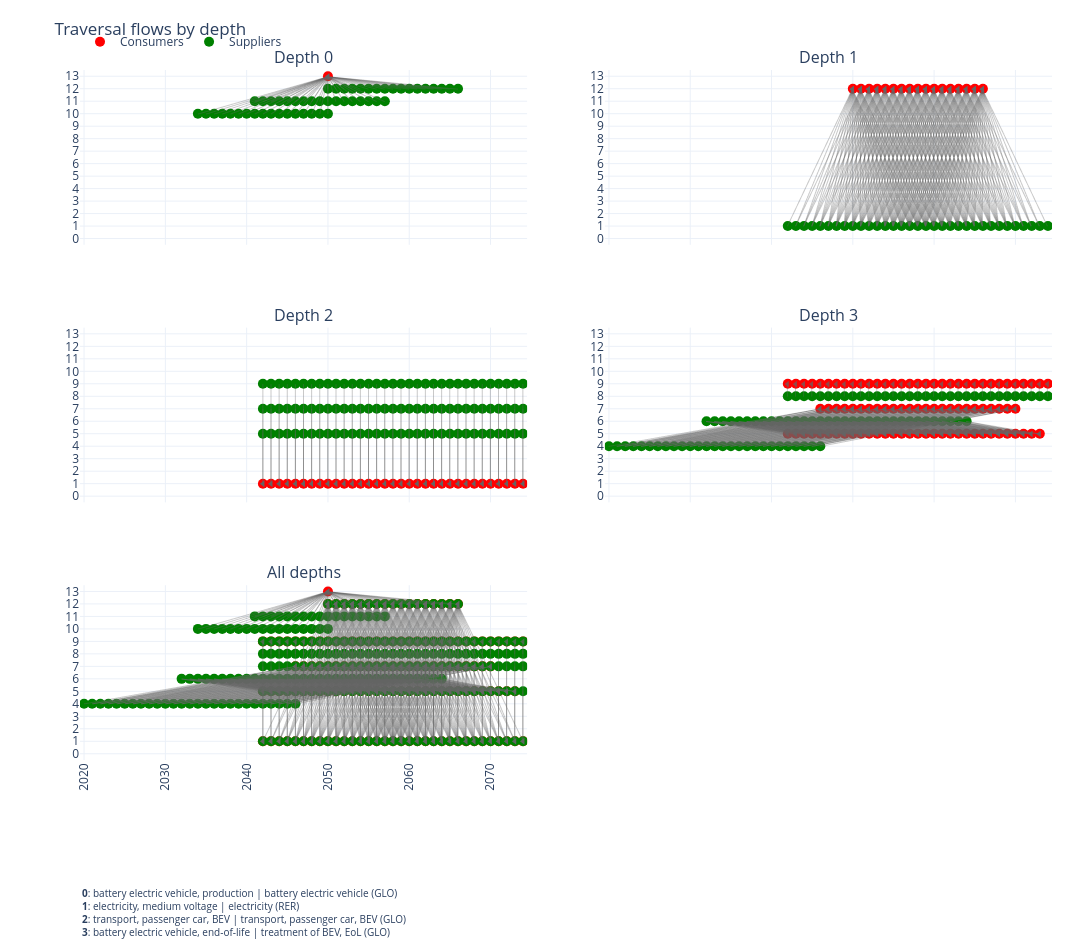

Notebook code cell kept with this figure:
### Code cell
fig

### Figure 1 — Plotly figure (JSON) as saved in the notebook; plotly's stock layout.template omitted (floating-point values rounded to 4 significant figures; data arrays with more than 128 entries replaced by an {"elided": "..."} marker saying what was removed)
{"data": [{"hovertemplate": "Year: %{x}<br>Consumer idx: %{y}<br>Consumer: %{text}<extra></extra>", "marker": {"color": "red", "size": 10}, "mode": "markers", "name": "Consumers", "showlegend": true, "text": ["transport, passenger car, ICEV | transport, passenger car, ICE (GLO)"], "type": "scatter", "x": [2050], "xaxis": "x", "y": [13], "yaxis": "y"}, {"hovertemplate": "Year: %{x}<br>Supplier idx: %{y}<br>Supplier: %{text}<extra></extra>", "marker": {"color": "green", "size": 10}, "mode": "markers", "name": "Suppliers", "showlegend": true, "text": ["gasoline vehicle, production | gasoline vehicle (GLO)", "gasoline vehicle, production | gasoline vehicle (GLO)", "gasoline vehicle, production | gasoline vehicle (GLO)", "gasoline vehicle, production | gasoline vehicle (GLO)", "gasoline vehicle, production | gasoline vehicle (GLO)", "gasoline vehicle, production | gasoline vehicle (GLO)", "gasoline vehicle, production | gasoline vehicle (GLO)", "gasoline vehicle, production | gasoline vehicle (GLO)", "gasoline production | gasoline (GLO)", "gasoline vehicle, production | gasoline vehicle (GLO)", "gasoline production | gasoline (GLO)", "gasoline vehicle, production | gasoline vehicle (GLO)", "gasoline production | gasoline (GLO)", "gasoline vehicle, production | gasoline vehicle (GLO)", "gasoline production | gasoline (GLO)", "gasoline vehicle, production | gasoline vehicle (GLO)", "gasoline production | gasoline (GLO)", "gasoline vehicle, production | gasoline vehicle (GLO)", "gasoline production | gasoline (GLO)", "gasoline vehicle, production | gasoline vehicle (GLO)", "gasoline production | gasoline (GLO)", "gasoline vehicle, production | gasoline vehicle (GLO)", "gasoline production | gasoline (GLO)", "gasoline vehicle, production | gasoline vehicle (GLO)", "gasoline production | gasoline (GLO)", "gasoline vehicle, production | gasoline vehicle (GLO)", "gasoline production | gasoline (GLO)", "gasoline vehicle, end-of-life | treatment of ICEV, EoL (GLO)", "gasoline production | gasoline (GLO)", "gasoline vehicle, end-of-life | treatment of ICEV, EoL (GLO)", "gasoline production | gasoline (GLO)", "gasoline vehicle, end-of-life | treatment of ICEV, EoL (GLO)", "gasoline production | gasoline (GLO)", "gasoline vehicle, end-of-life | treatment of ICEV, EoL (GLO)", "gasoline production | gasoline (GLO)", "gasoline vehicle, end-of-life | treatment of ICEV, EoL (GLO)", "gasoline production | gasoline (GLO)", "gasoline vehicle, end-of-life | treatment of ICEV, EoL (GLO)", "gasoline production | gasoline (GLO)", "gasoline vehicle, end-of-life | treatment of ICEV, EoL (GLO)", "gasoline production | gasoline (GLO)", "gasoline vehicle, end-of-life | treatment of ICEV, EoL (GLO)", "gasoline vehicle, end-of-life | treatment of ICEV, EoL (GLO)", "gasoline vehicle, end-of-life | treatment of ICEV, EoL (GLO)", "gasoline vehicle, end-of-life | treatment of ICEV, EoL (GLO)", "gasoline vehicle, end-of-life | treatment of ICEV, EoL (GLO)", "gasoline vehicle, end-of-life | treatment of ICEV, EoL (GLO)", "gasoline vehicle, end-of-life | treatment of ICEV, EoL (GLO)", "gasoline vehicle, end-of-life | treatment of ICEV, EoL (GLO)", "gasoline vehicle, end-of-life | treatment of ICEV, EoL (GLO)", "gasoline vehicle, end-of-life | treatment of ICEV, EoL (GLO)"], "type": "scatter", "x": [2034, 2035, 2036, 2037, 2038, 2039, 2040, 2041, 2041, 2042, 2042, 2043, 2043, 2044, 2044, 2045, 2045, 2046, 2046, 2047, 2047, 2048, 2048, 2049, 2049, 2050, 2050, 2050, 2051, 2051, 2052, 2052, 2053, 2053, 2054, 2054, 2055, 2055, 2056, 2056, 2057, 2057, 2058, 2059, 2060, 2061, 2062, 2063, 2064, 2065, 2066], "xaxis": "x", "y": [10, 10, 10, 10, 10, 10, 10, 10, 11, 10, 11, 10, 11, 10, 11, 10, 11, 10, 11, 10, 11, 10, 11, 10, 11, 10, 11, 12, 11, 12, 11, 12, 11, 12, 11, 12, 11, 12, 11, 12, 11, 12, 12, 12, 12, 12, 12, 12, 12, 12, 12], "yaxis": "y"}, {"hoverinfo": "skip", "line": {"color": "rgba(100,100,100,0.35)", "width": 1}, "mode": "lines", "showlegend": false, "type": "scattergl", "x": {"elided": "153 int values"}, "xaxis": "x", "y": {"elided": "153 int values"}, "yaxis": "y"}, {"hoverinfo": "skip", "marker": {"color": "rgba(100,100,100,0.7)", "size": 6, "symbol": "triangle-left"}, "mode": "markers", "showlegend": false, "type": "scattergl", "x": [2050, 2050, 2050, 2050, 2050, 2050, 2050, 2050, 2050, 2050, 2050, 2050, 2050, 2050, 2050, 2050, 2050, 2050, 2050, 2050, 2050, 2050, 2050, 2050, 2050, 2050, 2050, 2050, 2050, 2050, 2050, 2050, 2050, 2050, 2050, 2050, 2050, 2050, 2050, 2050, 2050, 2050, 2050, 2050, 2050, 2050, 2050, 2050, 2050, 2050, 2050], "xaxis": "x", "y": [13, 13, 13, 13, 13, 13, 13, 13, 13, 13, 13, 13, 13, 13, 13, 13, 13, 13, 13, 13, 13, 13, 13, 13, 13, 13, 13, 13, 13, 13, 13, 13, 13, 13, 13, 13, 13, 13, 13, 13, 13, 13, 13, 13, 13, 13, 13, 13, 13, 13, 13], "yaxis": "y"}, {"hovertemplate": "Year: %{x}<br>Consumer idx: %{y}<br>Consumer: %{text}<extra></extra>", "marker": {"color": "red", "size": 10}, "mode": "markers", "name": "Consumers", "showlegend": false, "text": ["gasoline vehicle, end-of-life | treatment of ICEV, EoL (GLO)", "gasoline vehicle, end-of-life | treatment of ICEV, EoL (GLO)", "gasoline vehicle, end-of-life | treatment of ICEV, EoL (GLO)", "gasoline vehicle, end-of-life | treatment of ICEV, EoL (GLO)", "gasoline vehicle, end-of-life | treatment of ICEV, EoL (GLO)", "gasoline vehicle, end-of-life | treatment of ICEV, EoL (GLO)", "gasoline vehicle, end-of-life | treatment of ICEV, EoL (GLO)", "gasoline vehicle, end-of-life | treatment of ICEV, EoL (GLO)", "gasoline vehicle, end-of-life | treatment of ICEV, EoL (GLO)", "gasoline vehicle, end-of-life | treatment of ICEV, EoL (GLO)", "gasoline vehicle, end-of-life | treatment of ICEV, EoL (GLO)", "gasoline vehicle, end-of-life | treatment of ICEV, EoL (GLO)", "gasoline vehicle, end-of-life | treatment of ICEV, EoL (GLO)", "gasoline vehicle, end-of-life | treatment of ICEV, EoL (GLO)", "gasoline vehicle, end-of-life | treatment of ICEV, EoL (GLO)", "gasoline vehicle, end-of-life | treatment of ICEV, EoL (GLO)", "gasoline vehicle, end-of-life | treatment of ICEV, EoL (GLO)"], "type": "scatter", "x": [2050, 2051, 2052, 2053, 2054, 2055, 2056, 2057, 2058, 2059, 2060, 2061, 2062, 2063, 2064, 2065, 2066], "xaxis": "x2", "y": [12, 12, 12, 12, 12, 12, 12, 12, 12, 12, 12, 12, 12, 12, 12, 12, 12], "yaxis": "y2"}, {"hovertemplate": "Year: %{x}<br>Supplier idx: %{y}<br>Supplier: %{text}<extra></extra>", "marker": {"color": "green", "size": 10}, "mode": "markers", "name": "Suppliers", "showlegend": false, "text": ["electricity, medium voltage | electricity (RER)", "electricity, medium voltage | electricity (RER)", "electricity, medium voltage | electricity (RER)", "electricity, medium voltage | electricity (RER)", "electricity, medium voltage | electricity (RER)", "electricity, medium voltage | electricity (RER)", "electricity, medium voltage | electricity (RER)", "electricity, medium voltage | electricity (RER)", "electricity, medium voltage | electricity (RER)", "electricity, medium voltage | electricity (RER)", "electricity, medium voltage | electricity (RER)", "electricity, medium voltage | electricity (RER)", "electricity, medium voltage | electricity (RER)", "electricity, medium voltage | electricity (RER)", "electricity, medium voltage | electricity (RER)", "electricity, medium voltage | electricity (RER)", "electricity, medium voltage | electricity (RER)", "electricity, medium voltage | electricity (RER)", "electricity, medium voltage | electricity (RER)", "electricity, medium voltage | electricity (RER)", "electricity, medium voltage | electricity (RER)", "electricity, medium voltage | electricity (RER)", "electricity, medium voltage | electricity (RER)", "electricity, medium voltage | electricity (RER)", "electricity, medium voltage | electricity (RER)", "electricity, medium voltage | electricity (RER)", "electricity, medium voltage | electricity (RER)", "electricity, medium voltage | electricity (RER)", "electricity, medium voltage | electricity (RER)", "electricity, medium voltage | electricity (RER)", "electricity, medium voltage | electricity (RER)", "electricity, medium voltage | electricity (RER)", "electricity, medium voltage | electricity (RER)"], "type": "scatter", "x": [2042, 2043, 2044, 2045, 2046, 2047, 2048, 2049, 2050, 2051, 2052, 2053, 2054, 2055, 2056, 2057, 2058, 2059, 2060, 2061, 2062, 2063, 2064, 2065, 2066, 2067, 2068, 2069, 2070, 2071, 2072, 2073, 2074], "xaxis": "x2", "y": [1, 1, 1, 1, 1, 1, 1, 1, 1, 1, 1, 1, 1, 1, 1, 1, 1, 1, 1, 1, 1, 1, 1, 1, 1, 1, 1, 1, 1, 1, 1, 1, 1], "yaxis": "y2"}, {"hoverinfo": "skip", "line": {"color": "rgba(100,100,100,0.35)", "width": 1}, "mode": "lines", "showlegend": false, "type": "scattergl", "x": {"elided": "867 int values"}, "xaxis": "x2", "y": {"elided": "867 int values"}, "yaxis": "y2"}, {"hoverinfo": "skip", "marker": {"color": "rgba(100,100,100,0.7)", "size": 6, "symbol": "triangle-left"}, "mode": "markers", "showlegend": false, "type": "scattergl", "x": {"elided": "289 int values"}, "xaxis": "x2", "y": {"elided": "289 int values"}, "yaxis": "y2"}, {"hovertemplate": "Year: %{x}<br>Consumer idx: %{y}<br>Consumer: %{text}<extra></extra>", "marker": {"color": "red", "size": 10}, "mode": "markers", "name": "Consumers", "showlegend": false, "text": ["electricity, medium voltage | electricity (RER)", "electricity, medium voltage | electricity (RER)", "electricity, medium voltage | electricity (RER)", "electricity, medium voltage | electricity (RER)", "electricity, medium voltage | electricity (RER)", "electricity, medium voltage | electricity (RER)", "electricity, medium voltage | electricity (RER)", "electricity, medium voltage | electricity (RER)", "electricity, medium voltage | electricity (RER)", "electricity, medium voltage | electricity (RER)", "electricity, medium voltage | electricity (RER)", "electricity, medium voltage | electricity (RER)", "electricity, medium voltage | electricity (RER)", "electricity, medium voltage | electricity (RER)", "electricity, medium voltage | electricity (RER)", "electricity, medium voltage | electricity (RER)", "electricity, medium voltage | electricity (RER)", "electricity, medium voltage | electricity (RER)", "electricity, medium voltage | electricity (RER)", "electricity, medium voltage | electricity (RER)", "electricity, medium voltage | electricity (RER)", "electricity, medium voltage | electricity (RER)", "electricity, medium voltage | electricity (RER)", "electricity, medium voltage | electricity (RER)", "electricity, medium voltage | electricity (RER)", "electricity, medium voltage | electricity (RER)", "electricity, medium voltage | electricity (RER)", "electricity, medium voltage | electricity (RER)", "electricity, medium voltage | electricity (RER)", "electricity, medium voltage | electricity (RER)", "electricity, medium voltage | electricity (RER)", "electricity, medium voltage | electricity (RER)", "electricity, medium voltage | electricity (RER)"], "type": "scatter", "x": [2042, 2043, 2044, 2045, 2046, 2047, 2048, 2049, 2050, 2051, 2052, 2053, 2054, 2055, 2056, 2057, 2058, 2059, 2060, 2061, 2062, 2063, 2064, 2065, 2066, 2067, 2068, 2069, 2070, 2071, 2072, 2073, 2074], "xaxis": "x3", "y": [1, 1, 1, 1, 1, 1, 1, 1, 1, 1, 1, 1, 1, 1, 1, 1, 1, 1, 1, 1, 1, 1, 1, 1, 1, 1, 1, 1, 1, 1, 1, 1, 1], "yaxis": "y3"}, {"hovertemplate": "Year: %{x}<br>Supplier idx: %{y}<br>Supplier: %{text}<extra></extra>", "marker": {"color": "green", "size": 10}, "mode": "markers", "name": "Suppliers", "showlegend": false, "text": ["natural gas electricity | electricity (RER)", "hydro electricity | electricity (RER)", "wind electricity | electricity (RER)", "natural gas electricity | electricity (RER)", "hydro electricity | electricity (RER)", "wind electricity | electricity (RER)", "natural gas electricity | electricity (RER)", "hydro electricity | electricity (RER)", "wind electricity | electricity (RER)", "natural gas electricity | electricity (RER)", "hydro electricity | electricity (RER)", "wind electricity | electricity (RER)", "natural gas electricity | electricity (RER)", "hydro electricity | electricity (RER)", "wind electricity | electricity (RER)", "natural gas electricity | electricity (RER)", "hydro electricity | electricity (RER)", "wind electricity | electricity (RER)", "natural gas electricity | electricity (RER)", "hydro electricity | electricity (RER)", "wind electricity | electricity (RER)", "natural gas electricity | electricity (RER)", "hydro electricity | electricity (RER)", "wind electricity | electricity (RER)", "natural gas electricity | electricity (RER)", "hydro electricity | electricity (RER)", "wind electricity | electricity (RER)", "natural gas electricity | electricity (RER)", "hydro electricity | electricity (RER)", "wind electricity | electricity (RER)", "natural gas electricity | electricity (RER)", "hydro electricity | electricity (RER)", "wind electricity | electricity (RER)", "natural gas electricity | electricity (RER)", "hydro electricity | electricity (RER)", "wind electricity | electricity (RER)", "natural gas electricity | electricity (RER)", "hydro electricity | electricity (RER)", "wind electricity | electricity (RER)", "natural gas electricity | electricity (RER)", "hydro electricity | electricity (RER)", "wind electricity | electricity (RER)", "natural gas electricity | electricity (RER)", "hydro electricity | electricity (RER)", "wind electricity | electricity (RER)", "natural gas electricity | electricity (RER)", "hydro electricity | electricity (RER)", "wind electricity | electricity (RER)", "natural gas electricity | electricity (RER)", "hydro electricity | electricity (RER)", "wind electricity | electricity (RER)", "natural gas electricity | electricity (RER)", "hydro electricity | electricity (RER)", "wind electricity | electricity (RER)", "natural gas electricity | electricity (RER)", "hydro electricity | electricity (RER)", "wind electricity | electricity (RER)", "natural gas electricity | electricity (RER)", "hydro electricity | electricity (RER)", "wind electricity | electricity (RER)", "natural gas electricity | electricity (RER)", "hydro electricity | electricity (RER)", "wind electricity | electricity (RER)", "natural gas electricity | electricity (RER)", "hydro electricity | electricity (RER)", "wind electricity | electricity (RER)", "natural gas electricity | electricity (RER)", "hydro electricity | electricity (RER)", "wind electricity | electricity (RER)", "natural gas electricity | electricity (RER)", "hydro electricity | electricity (RER)", "wind electricity | electricity (RER)", "natural gas electricity | electricity (RER)", "hydro electricity | electricity (RER)", "wind electricity | electricity (RER)", "natural gas electricity | electricity (RER)", "hydro electricity | electricity (RER)", "wind electricity | electricity (RER)", "natural gas electricity | electricity (RER)", "hydro electricity | electricity (RER)", "wind electricity | electricity (RER)", "natural gas electricity | electricity (RER)", "hydro electricity | electricity (RER)", "wind electricity | electricity (RER)", "natural gas electricity | electricity (RER)", "hydro electricity | electricity (RER)", "wind electricity | electricity (RER)", "natural gas electricity | electricity (RER)", "hydro electricity | electricity (RER)", "wind electricity | electricity (RER)", "natural gas electricity | electricity (RER)", "hydro electricity | electricity (RER)", "wind electricity | electricity (RER)", "natural gas electricity | electricity (RER)", "hydro electricity | electricity (RER)", "wind electricity | electricity (RER)", "natural gas electricity | electricity (RER)", "hydro electricity | electricity (RER)", "wind electricity | electricity (RER)"], "type": "scatter", "x": [2042, 2042, 2042, 2043, 2043, 2043, 2044, 2044, 2044, 2045, 2045, 2045, 2046, 2046, 2046, 2047, 2047, 2047, 2048, 2048, 2048, 2049, 2049, 2049, 2050, 2050, 2050, 2051, 2051, 2051, 2052, 2052, 2052, 2053, 2053, 2053, 2054, 2054, 2054, 2055, 2055, 2055, 2056, 2056, 2056, 2057, 2057, 2057, 2058, 2058, 2058, 2059, 2059, 2059, 2060, 2060, 2060, 2061, 2061, 2061, 2062, 2062, 2062, 2063, 2063, 2063, 2064, 2064, 2064, 2065, 2065, 2065, 2066, 2066, 2066, 2067, 2067, 2067, 2068, 2068, 2068, 2069, 2069, 2069, 2070, 2070, 2070, 2071, 2071, 2071, 2072, 2072, 2072, 2073, 2073, 2073, 2074, 2074, 2074], "xaxis": "x3", "y": [5, 7, 9, 5, 7, 9, 5, 7, 9, 5, 7, 9, 5, 7, 9, 5, 7, 9, 5, 7, 9, 5, 7, 9, 5, 7, 9, 5, 7, 9, 5, 7, 9, 5, 7, 9, 5, 7, 9, 5, 7, 9, 5, 7, 9, 5, 7, 9, 5, 7, 9, 5, 7, 9, 5, 7, 9, 5, 7, 9, 5, 7, 9, 5, 7, 9, 5, 7, 9, 5, 7, 9, 5, 7, 9, 5, 7, 9, 5, 7, 9, 5, 7, 9, 5, 7, 9, 5, 7, 9, 5, 7, 9, 5, 7, 9, 5, 7, 9], "yaxis": "y3"}, {"hoverinfo": "skip", "line": {"color": "rgba(100,100,100,0.35)", "width": 1}, "mode": "lines", "showlegend": false, "type": "scattergl", "x": {"elided": "297 int values"}, "xaxis": "x3", "y": {"elided": "297 int values"}, "yaxis": "y3"}, {"hoverinfo": "skip", "marker": {"color": "rgba(100,100,100,0.7)", "size": 6, "symbol": "triangle-left"}, "mode": "markers", "showlegend": false, "type": "scattergl", "x": [2042, 2042, 2042, 2043, 2043, 2043, 2044, 2044, 2044, 2045, 2045, 2045, 2046, 2046, 2046, 2047, 2047, 2047, 2048, 2048, 2048, 2049, 2049, 2049, 2050, 2050, 2050, 2051, 2051, 2051, 2052, 2052, 2052, 2053, 2053, 2053, 2054, 2054, 2054, 2055, 2055, 2055, 2056, 2056, 2056, 2057, 2057, 2057, 2058, 2058, 2058, 2059, 2059, 2059, 2060, 2060, 2060, 2061, 2061, 2061, 2062, 2062, 2062, 2063, 2063, 2063, 2064, 2064, 2064, 2065, 2065, 2065, 2066, 2066, 2066, 2067, 2067, 2067, 2068, 2068, 2068, 2069, 2069, 2069, 2070, 2070, 2070, 2071, 2071, 2071, 2072, 2072, 2072, 2073, 2073, 2073, 2074, 2074, 2074], "xaxis": "x3", "y": [1, 1, 1, 1, 1, 1, 1, 1, 1, 1, 1, 1, 1, 1, 1, 1, 1, 1, 1, 1, 1, 1, 1, 1, 1, 1, 1, 1, 1, 1, 1, 1, 1, 1, 1, 1, 1, 1, 1, 1, 1, 1, 1, 1, 1, 1, 1, 1, 1, 1, 1, 1, 1, 1, 1, 1, 1, 1, 1, 1, 1, 1, 1, 1, 1, 1, 1, 1, 1, 1, 1, 1, 1, 1, 1, 1, 1, 1, 1, 1, 1, 1, 1, 1, 1, 1, 1, 1, 1, 1, 1, 1, 1, 1, 1, 1, 1, 1, 1], "yaxis": "y3"}, {"hovertemplate": "Year: %{x}<br>Consumer idx: %{y}<br>Consumer: %{text}<extra></extra>", "marker": {"color": "red", "size": 10}, "mode": "markers", "name": "Consumers", "showlegend": false, "text": ["natural gas electricity | electricity (RER)", "wind electricity | electricity (RER)", "natural gas electricity | electricity (RER)", "wind electricity | electricity (RER)", "natural gas electricity | electricity (RER)", "wind electricity | electricity (RER)", "natural gas electricity | electricity (RER)", "wind electricity | electricity (RER)", "natural gas electricity | electricity (RER)", "hydro electricity | electricity (RER)", "wind electricity | electricity (RER)", "natural gas electricity | electricity (RER)", "hydro electricity | electricity (RER)", "wind electricity | electricity (RER)", "natural gas electricity | electricity (RER)", "hydro electricity | electricity (RER)", "wind electricity | electricity (RER)", "natural gas electricity | electricity (RER)", "hydro electricity | electricity (RER)", "wind electricity | electricity (RER)", "natural gas electricity | electricity (RER)", "hydro electricity | electricity (RER)", "wind electricity | electricity (RER)", "natural gas electricity | electricity (RER)", "hydro electricity | electricity (RER)", "wind electricity | electricity (RER)", "natural gas electricity | electricity (RER)", "hydro electricity | electricity (RER)", "wind electricity | electricity (RER)", "natural gas electricity | electricity (RER)", "hydro electricity | electricity (RER)", "wind electricity | electricity (RER)", "natural gas electricity | electricity (RER)", "hydro electricity | electricity (RER)", "wind electricity | electricity (RER)", "natural gas electricity | electricity (RER)", "hydro electricity | electricity (RER)", "wind electricity | electricity (RER)", "natural gas electricity | electricity (RER)", "hydro electricity | electricity (RER)", "wind electricity | electricity (RER)", "natural gas electricity | electricity (RER)", "hydro electricity | electricity (RER)", "wind electricity | electricity (RER)", "natural gas electricity | electricity (RER)", "hydro electricity | electricity (RER)", "wind electricity | electricity (RER)", "natural gas electricity | electricity (RER)", "hydro electricity | electricity (RER)", "wind electricity | electricity (RER)", "natural gas electricity | electricity (RER)", "hydro electricity | electricity (RER)", "wind electricity | electricity (RER)", "natural gas electricity | electricity (RER)", "hydro electricity | electricity (RER)", "wind electricity | electricity (RER)", "natural gas electricity | electricity (RER)", "hydro electricity | electricity (RER)", "wind electricity | electricity (RER)", "natural gas electricity | electricity (RER)", "hydro electricity | electricity (RER)", "wind electricity | electricity (RER)", "natural gas electricity | electricity (RER)", "hydro electricity | electricity (RER)", "wind electricity | electricity (RER)", "natural gas electricity | electricity (RER)", "hydro electricity | electricity (RER)", "wind electricity | electricity (RER)", "natural gas electricity | electricity (RER)", "hydro electricity | electricity (RER)", "wind electricity | electricity (RER)", "natural gas electricity | electricity (RER)", "hydro electricity | electricity (RER)", "wind electricity | electricity (RER)", "natural gas electricity | electricity (RER)", "hydro electricity | electricity (RER)", "wind electricity | electricity (RER)", "natural gas electricity | electricity (RER)", "hydro electricity | electricity (RER)", "wind electricity | electricity (RER)", "natural gas electricity | electricity (RER)", "hydro electricity | electricity (RER)", "wind electricity | electricity (RER)", "natural gas electricity | electricity (RER)", "wind electricity | electricity (RER)", "natural gas electricity | electricity (RER)", "wind electricity | electricity (RER)", "natural gas electricity | electricity (RER)", "wind electricity | electricity (RER)", "wind electricity | electricity (RER)"], "type": "scatter", "x": [2042, 2042, 2043, 2043, 2044, 2044, 2045, 2045, 2046, 2046, 2046, 2047, 2047, 2047, 2048, 2048, 2048, 2049, 2049, 2049, 2050, 2050, 2050, 2051, 2051, 2051, 2052, 2052, 2052, 2053, 2053, 2053, 2054, 2054, 2054, 2055, 2055, 2055, 2056, 2056, 2056, 2057, 2057, 2057, 2058, 2058, 2058, 2059, 2059, 2059, 2060, 2060, 2060, 2061, 2061, 2061, 2062, 2062, 2062, 2063, 2063, 2063, 2064, 2064, 2064, 2065, 2065, 2065, 2066, 2066, 2066, 2067, 2067, 2067, 2068, 2068, 2068, 2069, 2069, 2069, 2070, 2070, 2070, 2071, 2071, 2072, 2072, 2073, 2073, 2074], "xaxis": "x4", "y": [5, 9, 5, 9, 5, 9, 5, 9, 5, 7, 9, 5, 7, 9, 5, 7, 9, 5, 7, 9, 5, 7, 9, 5, 7, 9, 5, 7, 9, 5, 7, 9, 5, 7, 9, 5, 7, 9, 5, 7, 9, 5, 7, 9, 5, 7, 9, 5, 7, 9, 5, 7, 9, 5, 7, 9, 5, 7, 9, 5, 7, 9, 5, 7, 9, 5, 7, 9, 5, 7, 9, 5, 7, 9, 5, 7, 9, 5, 7, 9, 5, 7, 9, 5, 9, 5, 9, 5, 9, 9], "yaxis": "y4"}, {"hovertemplate": "Year: %{x}<br>Supplier idx: %{y}<br>Supplier: %{text}<extra></extra>", "marker": {"color": "green", "size": 10}, "mode": "markers", "name": "Suppliers", "showlegend": false, "text": ["hydropower plant construction | hydropower plant (RER)", "hydropower plant construction | hydropower plant (RER)", "hydropower plant construction | hydropower plant (RER)", "hydropower plant construction | hydropower plant (RER)", "hydropower plant construction | hydropower plant (RER)", "hydropower plant construction | hydropower plant (RER)", "hydropower plant construction | hydropower plant (RER)", "hydropower plant construction | hydropower plant (RER)", "hydropower plant construction | hydropower plant (RER)", "hydropower plant construction | hydropower plant (RER)", "hydropower plant construction | hydropower plant (RER)", "hydropower plant construction | hydropower plant (RER)", "hydropower plant construction | hydropower plant (RER)", "natural gas plant construction | natural gas plant (RER)", "hydropower plant construction | hydropower plant (RER)", "natural gas plant construction | natural gas plant (RER)", "hydropower plant construction | hydropower plant (RER)", "natural gas plant construction | natural gas plant (RER)", "hydropower plant construction | hydropower plant (RER)", "natural gas plant construction | natural gas plant (RER)", "hydropower plant construction | hydropower plant (RER)", "natural gas plant construction | natural gas plant (RER)", "hydropower plant construction | hydropower plant (RER)", "natural gas plant construction | natural gas plant (RER)", "hydropower plant construction | hydropower plant (RER)", "natural gas plant construction | natural gas plant (RER)", "hydropower plant construction | hydropower plant (RER)", "natural gas plant construction | natural gas plant (RER)", "hydropower plant construction | hydropower plant (RER)", "natural gas plant construction | natural gas plant (RER)", "hydropower plant construction | hydropower plant (RER)", "natural gas plant construction | natural gas plant (RER)", "hydropower plant construction | hydropower plant (RER)", "natural gas plant construction | natural gas plant (RER)", "wind turbine construction | wind turbine (RER)", "hydropower plant construction | hydropower plant (RER)", "natural gas plant construction | natural gas plant (RER)", "wind turbine construction | wind turbine (RER)", "hydropower plant construction | hydropower plant (RER)", "natural gas plant construction | natural gas plant (RER)", "wind turbine construction | wind turbine (RER)", "hydropower plant construction | hydropower plant (RER)", "natural gas plant construction | natural gas plant (RER)", "wind turbine construction | wind turbine (RER)", "hydropower plant construction | hydropower plant (RER)", "natural gas plant construction | natural gas plant (RER)", "wind turbine construction | wind turbine (RER)", "natural gas plant construction | natural gas plant (RER)", "wind turbine construction | wind turbine (RER)", "natural gas plant construction | natural gas plant (RER)", "wind turbine construction | wind turbine (RER)", "natural gas plant construction | natural gas plant (RER)", "wind turbine construction | wind turbine (RER)", "natural gas plant construction | natural gas plant (RER)", "wind turbine construction | wind turbine (RER)", "natural gas plant construction | natural gas plant (RER)", "wind turbine construction | wind turbine (RER)", "natural gas plant construction | natural gas plant (RER)", "wind turbine construction | wind turbine (RER)", "natural gas plant construction | natural gas plant (RER)", "wind turbine construction | wind turbine (RER)", "natural gas plant construction | natural gas plant (RER)", "wind turbine construction | wind turbine (RER)", "natural gas plant construction | natural gas plant (RER)", "wind turbine construction | wind turbine (RER)", "natural gas plant construction | natural gas plant (RER)", "wind turbine construction | wind turbine (RER)", "natural gas plant construction | natural gas plant (RER)", "wind turbine construction | wind turbine (RER)", "natural gas plant construction | natural gas plant (RER)", "wind turbine construction | wind turbine (RER)", "natural gas plant construction | natural gas plant (RER)", "wind turbine construction | wind turbine (RER)", "natural gas plant construction | natural gas plant (RER)", "wind turbine construction | wind turbine (RER)", "natural gas plant construction | natural gas plant (RER)", "wind turbine construction | wind turbine (RER)", "natural gas plant construction | natural gas plant (RER)", "wind turbine construction | wind turbine (RER)", "natural gas plant construction | natural gas plant (RER)", "wind turbine construction | wind turbine (RER)", "natural gas plant construction | natural gas plant (RER)", "wind turbine construction | wind turbine (RER)", "wind turbine construction | wind turbine (RER)", "wind turbine construction | wind turbine (RER)", "wind turbine construction | wind turbine (RER)", "wind turbine construction | wind turbine (RER)", "wind turbine construction | wind turbine (RER)", "wind turbine construction | wind turbine (RER)", "wind turbine construction | wind turbine (RER)", "wind turbine construction | wind turbine (RER)", "wind turbine construction | wind turbine (RER)", "wind turbine construction | wind turbine (RER)"], "type": "scatter", "x": [2020, 2021, 2022, 2023, 2024, 2025, 2026, 2027, 2028, 2029, 2030, 2031, 2032, 2032, 2033, 2033, 2034, 2034, 2035, 2035, 2036, 2036, 2037, 2037, 2038, 2038, 2039, 2039, 2040, 2040, 2041, 2041, 2042, 2042, 2042, 2043, 2043, 2043, 2044, 2044, 2044, 2045, 2045, 2045, 2046, 2046, 2046, 2047, 2047, 2048, 2048, 2049, 2049, 2050, 2050, 2051, 2051, 2052, 2052, 2053, 2053, 2054, 2054, 2055, 2055, 2056, 2056, 2057, 2057, 2058, 2058, 2059, 2059, 2060, 2060, 2061, 2061, 2062, 2062, 2063, 2063, 2064, 2064, 2065, 2066, 2067, 2068, 2069, 2070, 2071, 2072, 2073, 2074], "xaxis": "x4", "y": [4, 4, 4, 4, 4, 4, 4, 4, 4, 4, 4, 4, 4, 6, 4, 6, 4, 6, 4, 6, 4, 6, 4, 6, 4, 6, 4, 6, 4, 6, 4, 6, 4, 6, 8, 4, 6, 8, 4, 6, 8, 4, 6, 8, 4, 6, 8, 6, 8, 6, 8, 6, 8, 6, 8, 6, 8, 6, 8, 6, 8, 6, 8, 6, 8, 6, 8, 6, 8, 6, 8, 6, 8, 6, 8, 6, 8, 6, 8, 6, 8, 6, 8, 8, 8, 8, 8, 8, 8, 8, 8, 8, 8], "yaxis": "y4"}, {"hoverinfo": "skip", "line": {"color": "rgba(100,100,100,0.35)", "width": 1}, "mode": "lines", "showlegend": false, "type": "scattergl", "x": {"elided": "1062 int values"}, "xaxis": "x4", "y": {"elided": "1062 int values"}, "yaxis": "y4"}, {"hoverinfo": "skip", "marker": {"color": "rgba(100,100,100,0.7)", "size": 6, "symbol": "triangle-left"}, "mode": "markers", "showlegend": false, "type": "scattergl", "x": {"elided": "354 int values"}, "xaxis": "x4", "y": {"elided": "354 int values"}, "yaxis": "y4"}, {"hovertemplate": "Year: %{x}<br>Consumer idx: %{y}<br>Consumer: %{text}<extra></extra>", "marker": {"color": "red", "size": 10}, "mode": "markers", "name": "Consumers", "showlegend": false, "text": {"elided": "141 str values"}, "type": "scatter", "x": {"elided": "141 int values"}, "xaxis": "x5", "y": {"elided": "141 int values"}, "yaxis": "y5"}, {"hovertemplate": "Year: %{x}<br>Supplier idx: %{y}<br>Supplier: %{text}<extra></extra>", "marker": {"color": "green", "size": 10}, "mode": "markers", "name": "Suppliers", "showlegend": false, "text": {"elided": "276 str values"}, "type": "scatter", "x": {"elided": "276 int values"}, "xaxis": "x5", "y": {"elided": "276 int values"}, "yaxis": "y5"}, {"hoverinfo": "skip", "line": {"color": "rgba(100,100,100,0.35)", "width": 1}, "mode": "lines", "showlegend": false, "type": "scattergl", "x": {"elided": "2379 int values"}, "xaxis": "x5", "y": {"elided": "2379 int values"}, "yaxis": "y5"}, {"hoverinfo": "skip", "marker": {"color": "rgba(100,100,100,0.7)", "size": 6, "symbol": "triangle-left"}, "mode": "markers", "showlegend": false, "type": "scattergl", "x": {"elided": "793 int values"}, "xaxis": "x5", "y": {"elided": "793 int values"}, "yaxis": "y5"}], "layout": {"annotations": [{"font": {"size": 16}, "showarrow": false, "text": "Depth 0", "x": 0.23, "xanchor": "center", "xref": "paper", "y": 1, "yanchor": "bottom", "yref": "paper"}, {"font": {"size": 16}, "showarrow": false, "text": "Depth 1", "x": 0.77, "xanchor": "center", "xref": "paper", "y": 1, "yanchor": "bottom", "yref": "paper"}, {"font": {"size": 16}, "showarrow": false, "text": "Depth 2", "x": 0.23, "xanchor": "center", "xref": "paper", "y": 0.6267, "yanchor": "bottom", "yref": "paper"}, {"font": {"size": 16}, "showarrow": false, "text": "Depth 3", "x": 0.77, "xanchor": "center", "xref": "paper", "y": 0.6267, "yanchor": "bottom", "yref": "paper"}, {"font": {"size": 16}, "showarrow": false, "text": "All depths", "x": 0.23, "xanchor": "center", "xref": "paper", "y": 0.2533, "yanchor": "bottom", "yref": "paper"}, {"align": "left", "font": {"size": 10}, "showarrow": false, "text": "<b>0</b>: battery electric vehicle, production | battery electric vehicle (GLO)<br><b>1</b>: electricity, medium voltage | electricity (RER)<br><b>2</b>: transport, passenger car, BEV | transport, passenger car, BEV (GLO)<br><b>3</b>: battery electric vehicle, end-of-life | treatment of BEV, EoL (GLO)<br><b>4</b>: hydropower plant construction | hydropower plant (RER)<br><b>5</b>: natural gas electricity | electricity (RER)<br><b>6</b>: natural gas plant construction | natural gas plant (RER)<br><b>7</b>: hydro electricity | electricity (RER)<br><b>8</b>: wind turbine construction | wind turbine (RER)<br><b>9</b>: wind electricity | electricity (RER)<br><b>10</b>: gasoline vehicle, production | gasoline vehicle (GLO)<br><b>11</b>: gasoline production | gasoline (GLO)<br><b>12</b>: gasoline vehicle, end-of-life | treatment of ICEV, EoL (GLO)<br><b>13</b>: transport, passenger car, ICEV | transport, passenger car, ICE (GLO)", "x": 0, "xanchor": "left", "xref": "paper", "y": -0.18, "yanchor": "top", "yref": "paper"}], "height": 940, "hovermode": "closest", "legend": {"orientation": "h", "x": 0, "xanchor": "left", "y": 1.02, "yanchor": "bottom"}, "margin": {"b": 180, "l": 80, "r": 40, "t": 70}, "title": {"text": "Traversal flows by depth"}, "width": 1100, "xaxis": {"anchor": "y", "domain": [0, 0.46], "matches": "x5", "range": [2020.0, 2074.0], "showgrid": true, "showticklabels": false, "tickangle": -90, "zeroline": false}, "xaxis2": {"anchor": "y2", "domain": [0.54, 1], "matches": "x6", "range": [2020.0, 2074.0], "showgrid": true, "showticklabels": false, "tickangle": -90, "zeroline": false}, "xaxis3": {"anchor": "y3", "domain": [0, 0.46], "matches": "x5", "range": [2020.0, 2074.0], "showgrid": true, "showticklabels": false, "tickangle": -90, "zeroline": false}, "xaxis4": {"anchor": "y4", "domain": [0.54, 1], "matches": "x6", "range": [2020.0, 2074.0], "showgrid": true, "showticklabels": false, "tickangle": -90, "zeroline": false}, "xaxis5": {"anchor": "y5", "domain": [0, 0.46], "range": [2020.0, 2074.0], "showgrid": true, "tickangle": -90, "zeroline": false}, "xaxis6": {"anchor": "y6", "domain": [0.54, 1]}, "yaxis": {"anchor": "x", "automargin": true, "domain": [0.7467, 1], "dtick": 1, "range": [-0.5, 13.5], "showgrid": true, "tick0": 0, "tickmode": "array", "ticktext": ["0", "1", "2", "3", "4", "5", "6", "7", "8", "9", "10", "11", "12", "13"], "tickvals": [0, 1, 2, 3, 4, 5, 6, 7, 8, 9, 10, 11, 12, 13], "zeroline": false}, "yaxis2": {"anchor": "x2", "automargin": true, "domain": [0.7467, 1], "dtick": 1, "range": [-0.5, 13.5], "showgrid": true, "tick0": 0, "tickmode": "array", "ticktext": ["0", "1", "2", "3", "4", "5", "6", "7", "8", "9", "10", "11", "12", "13"], "tickvals": [0, 1, 2, 3, 4, 5, 6, 7, 8, 9, 10, 11, 12, 13], "zeroline": false}, "yaxis3": {"anchor": "x3", "automargin": true, "domain": [0.3733, 0.6267], "dtick": 1, "range": [-0.5, 13.5], "showgrid": true, "tick0": 0, "tickmode": "array", "ticktext": ["0", "1", "2", "3", "4", "5", "6", "7", "8", "9", "10", "11", "12", "13"], "tickvals": [0, 1, 2, 3, 4, 5, 6, 7, 8, 9, 10, 11, 12, 13], "zeroline": false}, "yaxis4": {"anchor": "x4", "automargin": true, "domain": [0.3733, 0.6267], "dtick": 1, "range": [-0.5, 13.5], "showgrid": true, "tick0": 0, "tickmode": "array", "ticktext": ["0", "1", "2", "3", "4", "5", "6", "7", "8", "9", "10", "11", "12", "13"], "tickvals": [0, 1, 2, 3, 4, 5, 6, 7, 8, 9, 10, 11, 12, 13], "zeroline": false}, "yaxis5": {"anchor": "x5", "automargin": true, "domain": [0, 0.2533], "dtick": 1, "range": [-0.5, 13.5], "showgrid": true, "tick0": 0, "tickmode": "array", "ticktext": ["0", "1", "2", "3", "4", "5", "6", "7", "8", "9", "10", "11", "12", "13"], "tickvals": [0, 1, 2, 3, 4, 5, 6, 7, 8, 9, 10, 11, 12, 13], "zeroline": false}, "yaxis6": {"anchor": "x6", "domain": [0, 0.2533]}}}
